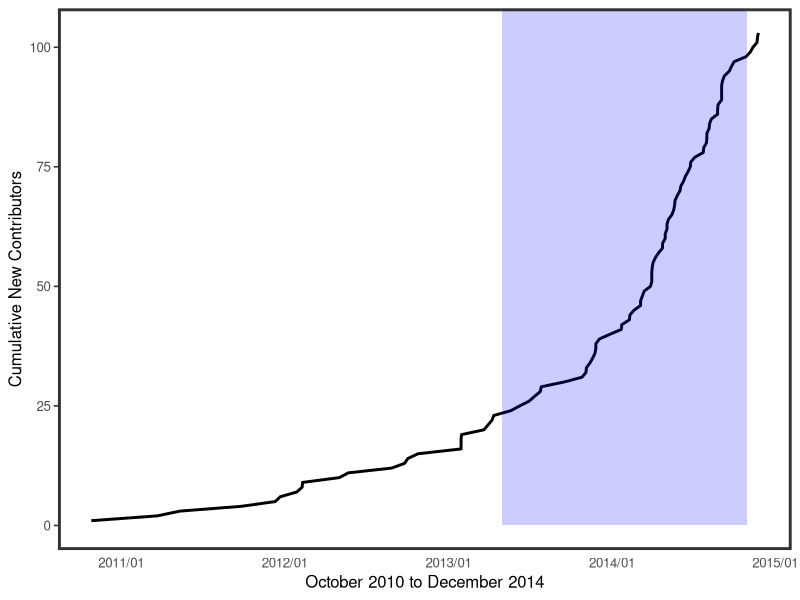

Source code (R):
## ---- chunk 1
library("plyr")
library("dplyr")
library("ggplot2")
library("reshape")
library("scales")
## ---- chunk 2
fromdate <- as.Date("2013-05-01")
todate <- as.Date("2014-10-30")
## ---- chunk 3
# cumulative contributors
dat <- read.csv("data/github_commits_2014-12-01.csv")[,-1]
dat$date <- as.Date(dat$date)
non_core_dat <- tbl_df(dat) %>%
  filter(!author %in% c("emhart","sckott","karthik","cboettig"))

firstdates <- non_core_dat %>%
  select(-pkg) %>%
  group_by(author) %>%
  arrange(date) %>%
  filter(rank(date, ties.method="first")==1) %>%
  ungroup() %>%
  mutate(count = 1) %>%
  arrange(date) %>%
  mutate(cumsum = cumsum(count))

ggplot(firstdates, aes(date, cumsum)) +
  geom_line(size = 1) +
  theme_bw(base_size = 12) +
  theme(panel.grid.major = element_blank(),
        panel.grid.minor = element_blank(),
        legend.position = "none",
        axis.ticks.x = element_blank(),
        panel.border = element_rect(size = 2)) +
  annotate("rect", xmin=fromdate, xmax=todate, ymin=0, ymax=Inf, alpha=0.2, fill="blue") +
  scale_x_date(labels = date_format("%Y/%m")) +
  labs(x='October 2010 to December 2014', y='Cumulative New Contributors')
